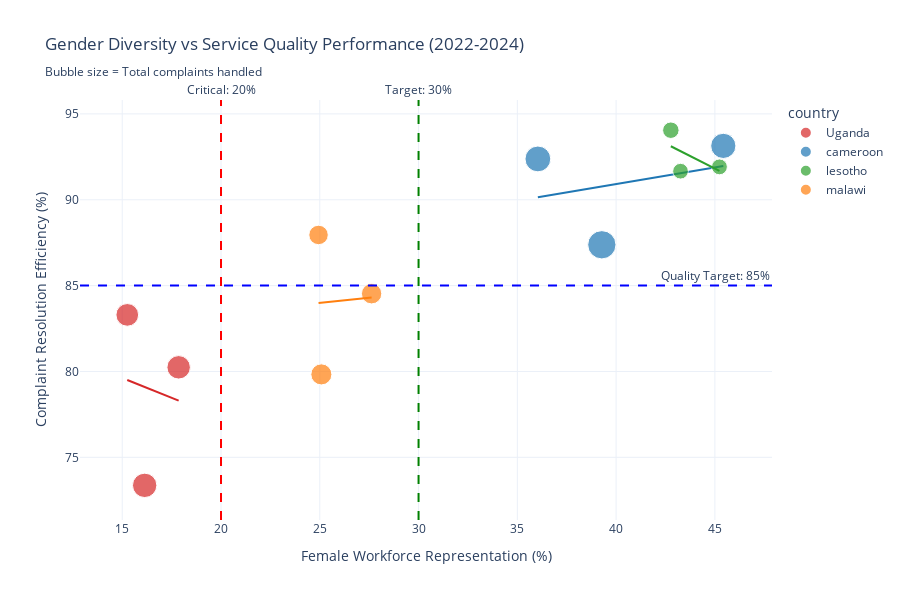

The notebook cell this image was saved under:
### Code cell
# ============================================================================
# CELL 6: INSIGHT 3 - Gender Diversity and Service Quality Correlation
# ============================================================================

print("\n" + "="*80)
print("INSIGHT 3: Gender Diversity Correlation with Service Quality")
print("="*80)

# Aggregate by city and year (2022-2024)
gender_analysis = df[df['year'] >= 2022].groupby(['country', 'city', 'year']).agg({
    'female_workforce_ratio': 'mean',
    'complaint_resolution_efficiency': 'mean',
    'complaints': 'sum',
    'workforce': 'mean'
}).reset_index()

# Remove any rows with missing data
gender_analysis = gender_analysis.dropna()

# Create scatter plot
fig = px.scatter(
    gender_analysis,
    x='female_workforce_ratio',
    y='complaint_resolution_efficiency',
    size='complaints',
    color='country',
    hover_data=['city', 'year', 'workforce'],
    trendline='ols',
    title='Gender Diversity vs Service Quality Performance (2022-2024)<br><sub>Bubble size = Total complaints handled</sub>',
    labels={
        'female_workforce_ratio': 'Female Workforce Representation (%)',
        'complaint_resolution_efficiency': 'Complaint Resolution Efficiency (%)',
        'complaints': 'Total Complaints'
    },
    color_discrete_map={'cameroon': '#1f77b4', 'malawi': '#ff7f0e',
                        'lesotho': '#2ca02c', 'Uganda': '#d62728'},
    height=600
)

# Add reference lines
fig.add_vline(x=20, line_dash="dash", line_color="red",
              annotation_text="Critical: 20%", annotation_position="top")
fig.add_vline(x=30, line_dash="dash", line_color="green",
              annotation_text="Target: 30%", annotation_position="top")
fig.add_hline(y=85, line_dash="dash", line_color="blue",
              annotation_text="Quality Target: 85%")

fig.update_layout(template='plotly_white')
fig.show()

# Calculate correlation
correlation = gender_analysis['female_workforce_ratio'].corr(
    gender_analysis['complaint_resolution_efficiency']
)

print(f"\nCorrelation coefficient: {correlation:.3f}")
print("\nCountry Averages:")
country_avg = gender_analysis.groupby('country').agg({
    'female_workforce_ratio': 'mean',
    'complaint_resolution_efficiency': 'mean'
}).round(2)
print(country_avg)

### Figure 1 — Plotly figure (JSON) as saved in the notebook; plotly's stock layout.template omitted (floating-point values rounded to 4 significant figures)
{"data": [{"customdata": [["Kampala", 2022, 37.04], ["Kampala", 2023, 34.33], ["Kampala", 2024, 36.96]], "hovertemplate": "country=Uganda<br>Female Workforce Representation (%)=%{x}<br>Complaint Resolution Efficiency (%)=%{y}<br>Total Complaints=%{marker.size}<br>city=%{customdata[0]}<br>year=%{customdata[1]}<br>workforce=%{customdata[2]}<extra></extra>", "legendgroup": "Uganda", "marker": {"color": "#d62728", "size": [31660, 33896, 36664], "sizemode": "area", "sizeref": 123.1, "symbol": "circle"}, "mode": "markers", "name": "Uganda", "orientation": "v", "showlegend": true, "type": "scatter", "x": [15.26, 17.86, 16.14], "xaxis": "x", "y": [83.3, 80.24, 73.37], "yaxis": "y"}, {"hovertemplate": "<b>OLS trendline</b><br>complaint_resolution_efficiency = -0.462046 * female_workforce_ratio + 86.5534<br>R<sup>2</sup>=0.014451<br><br>country=Uganda<br>Female Workforce Representation (%)=%{x}<br>Complaint Resolution Efficiency (%)=%{y} <b>(trend)</b><extra></extra>", "legendgroup": "Uganda", "marker": {"color": "#d62728", "symbol": "circle"}, "mode": "lines", "name": "Uganda", "showlegend": false, "type": "scatter", "x": [15.26, 16.14, 17.86], "xaxis": "x", "y": [79.5, 79.1, 78.3], "yaxis": "y"}, {"customdata": [["Yaounde", 2022, 32.75], ["Yaounde", 2023, 34.82], ["Yaounde", 2024, 29.17]], "hovertemplate": "country=cameroon<br>Female Workforce Representation (%)=%{x}<br>Complaint Resolution Efficiency (%)=%{y}<br>Total Complaints=%{marker.size}<br>city=%{customdata[0]}<br>year=%{customdata[1]}<br>workforce=%{customdata[2]}<extra></extra>", "legendgroup": "cameroon", "marker": {"color": "#1f77b4", "size": [49245, 40957, 39172], "sizemode": "area", "sizeref": 123.1, "symbol": "circle"}, "mode": "markers", "name": "cameroon", "orientation": "v", "showlegend": true, "type": "scatter", "x": [39.28, 36.04, 45.43], "xaxis": "x", "y": [87.38, 92.38, 93.14], "yaxis": "y"}, {"hovertemplate": "<b>OLS trendline</b><br>complaint_resolution_efficiency = 0.193223 * female_workforce_ratio + 83.1873<br>R<sup>2</sup>=0.086665<br><br>country=cameroon<br>Female Workforce Representation (%)=%{x}<br>Complaint Resolution Efficiency (%)=%{y} <b>(trend)</b><extra></extra>", "legendgroup": "cameroon", "marker": {"color": "#1f77b4", "symbol": "circle"}, "mode": "lines", "name": "cameroon", "showlegend": false, "type": "scatter", "x": [36.04, 39.28, 45.43], "xaxis": "x", "y": [90.15, 90.78, 91.96], "yaxis": "y"}, {"customdata": [["Maseru", 2022, 27.06], ["Maseru", 2023, 23.08], ["Maseru", 2024, 24.72]], "hovertemplate": "country=lesotho<br>Female Workforce Representation (%)=%{x}<br>Complaint Resolution Efficiency (%)=%{y}<br>Total Complaints=%{marker.size}<br>city=%{customdata[0]}<br>year=%{customdata[1]}<br>workforce=%{customdata[2]}<extra></extra>", "legendgroup": "lesotho", "marker": {"color": "#2ca02c", "size": [15396, 16734, 15192], "sizemode": "area", "sizeref": 123.1, "symbol": "circle"}, "mode": "markers", "name": "lesotho", "orientation": "v", "showlegend": true, "type": "scatter", "x": [45.23, 42.77, 43.26], "xaxis": "x", "y": [91.92, 94.05, 91.66], "yaxis": "y"}, {"hovertemplate": "<b>OLS trendline</b><br>complaint_resolution_efficiency = -0.582256 * female_workforce_ratio + 118.019<br>R<sup>2</sup>=0.334495<br><br>country=lesotho<br>Female Workforce Representation (%)=%{x}<br>Complaint Resolution Efficiency (%)=%{y} <b>(trend)</b><extra></extra>", "legendgroup": "lesotho", "marker": {"color": "#2ca02c", "symbol": "circle"}, "mode": "lines", "name": "lesotho", "showlegend": false, "type": "scatter", "x": [42.77, 43.26, 45.23], "xaxis": "x", "y": [93.12, 92.83, 91.68], "yaxis": "y"}, {"customdata": [["Lilongwe", 2022, 28.56], ["Lilongwe", 2023, 28.15], ["Lilongwe", 2024, 28.35]], "hovertemplate": "country=malawi<br>Female Workforce Representation (%)=%{x}<br>Complaint Resolution Efficiency (%)=%{y}<br>Total Complaints=%{marker.size}<br>city=%{customdata[0]}<br>year=%{customdata[1]}<br>workforce=%{customdata[2]}<extra></extra>", "legendgroup": "malawi", "marker": {"color": "#ff7f0e", "size": [25532, 27288, 23336], "sizemode": "area", "sizeref": 123.1, "symbol": "circle"}, "mode": "markers", "name": "malawi", "orientation": "v", "showlegend": true, "type": "scatter", "x": [27.62, 25.08, 24.94], "xaxis": "x", "y": [84.53, 79.83, 87.95], "yaxis": "y"}, {"hovertemplate": "<b>OLS trendline</b><br>complaint_resolution_efficiency = 0.116777 * female_workforce_ratio + 81.0803<br>R<sup>2</sup>=0.001873<br><br>country=malawi<br>Female Workforce Representation (%)=%{x}<br>Complaint Resolution Efficiency (%)=%{y} <b>(trend)</b><extra></extra>", "legendgroup": "malawi", "marker": {"color": "#ff7f0e", "symbol": "circle"}, "mode": "lines", "name": "malawi", "showlegend": false, "type": "scatter", "x": [24.94, 25.08, 27.62], "xaxis": "x", "y": [83.99, 84.01, 84.31], "yaxis": "y"}], "layout": {"annotations": [{"showarrow": false, "text": "Critical: 20%", "x": 20, "xanchor": "center", "xref": "x", "y": 1, "yanchor": "bottom", "yref": "y domain"}, {"showarrow": false, "text": "Target: 30%", "x": 30, "xanchor": "center", "xref": "x", "y": 1, "yanchor": "bottom", "yref": "y domain"}, {"showarrow": false, "text": "Quality Target: 85%", "x": 1, "xanchor": "right", "xref": "x domain", "y": 85, "yanchor": "bottom", "yref": "y"}], "height": 600, "legend": {"itemsizing": "constant", "title": {"text": "country"}, "tracegroupgap": 0}, "shapes": [{"line": {"color": "red", "dash": "dash"}, "type": "line", "x0": 20, "x1": 20, "xref": "x", "y0": 0, "y1": 1, "yref": "y domain"}, {"line": {"color": "green", "dash": "dash"}, "type": "line", "x0": 30, "x1": 30, "xref": "x", "y0": 0, "y1": 1, "yref": "y domain"}, {"line": {"color": "blue", "dash": "dash"}, "type": "line", "x0": 0, "x1": 1, "xref": "x domain", "y0": 85, "y1": 85, "yref": "y"}], "title": {"text": "Gender Diversity vs Service Quality Performance (2022-2024)<br><sub>Bubble size = Total complaints handled</sub>"}, "xaxis": {"anchor": "y", "domain": [0, 1], "title": {"text": "Female Workforce Representation (%)"}}, "yaxis": {"anchor": "x", "domain": [0, 1], "title": {"text": "Complaint Resolution Efficiency (%)"}}}}
